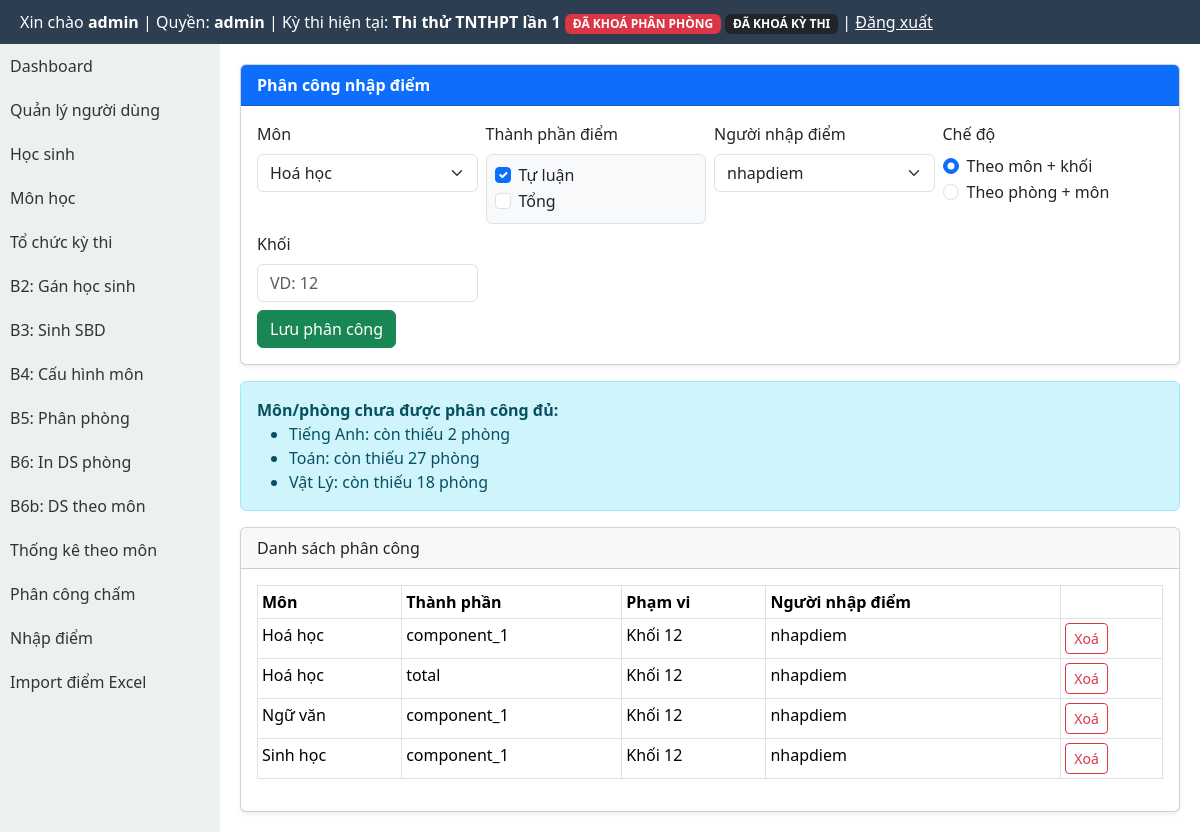
/modules/exams/scoring_assignment.php (signed in), run on the app's committed database.
### tables this page shows
CREATE TABLE exams (
  id INTEGER PRIMARY KEY AUTOINCREMENT,
  ten_ky_thi TEXT,
  nam INTEGER,
  ngay_thi TEXT
, distribution_locked INTEGER DEFAULT 0, rooms_locked INTEGER DEFAULT 0, exam_locked INTEGER DEFAULT 0, deleted_at TEXT, is_default INTEGER DEFAULT 0, exam_mode INTEGER DEFAULT 1);

CREATE TABLE score_assignments (
        id INTEGER PRIMARY KEY AUTOINCREMENT,
        exam_id INTEGER NOT NULL,
        subject_id INTEGER NOT NULL,
        khoi TEXT,
        room_id INTEGER,
        user_id INTEGER NOT NULL
    , component_name TEXT DEFAULT "total");

CREATE TABLE subjects (
  id INTEGER PRIMARY KEY AUTOINCREMENT,
  ma_mon TEXT UNIQUE,
  ten_mon TEXT,
  he_so REAL
);

CREATE TABLE users (
  id INTEGER PRIMARY KEY AUTOINCREMENT,
  username TEXT UNIQUE,
  password TEXT,
  role TEXT,
  active INTEGER DEFAULT 1
);

### layout/header.php (called while the page is built, shortened)
<?php
require_once BASE_PATH . '/templates/header.php';

### core/auth.php (called while the page is built, shortened)
<?php
function normalize_role(?string $role): string {
    $normalized = strtolower(trim((string) $role));
    return match ($normalized) {
        'score_entry', 'score-input', 'score_input', 'nhapdiem', 'nhap_diem' => 'scorer',
        'exam_manager', 'quanlythi', 'exam-manager' => 'organizer',
        default => $normalized,
    };
}
function current_user_role(): string {
    $sessionRole = $_SESSION['role'] ?? null;
    if (is_string($sessionRole) && trim($sessionRole) !== '') {
        return normalize_role($sessionRole);
    }
    $userRole = $_SESSION['user']['role'] ?? null;
    return normalize_role(is_string($userRole) ? $userRole : '');
}

### modules/exams/exam_context_helper.php (called while the page is built, shortened)
<?php
function ensureExamLockColumns(PDO $pdo): void
{
    $cols = array_column($pdo->query('PRAGMA table_info(exams)')->fetchAll(PDO::FETCH_ASSOC), 'name');
}
function getCurrentExam(): ?array
{
    global $pdo;
    $cols = array_column($pdo->query('PRAGMA table_info(exams)')->fetchAll(PDO::FETCH_ASSOC), 'name');
    $hasDeletedAt = in_array('deleted_at', $cols, true);
    $activeWhere = $hasDeletedAt ? '(deleted_at IS NULL OR trim(deleted_at) = "")' : '1=1';
    $defaultStmt = $pdo->query('SELECT * FROM exams WHERE ' . $activeWhere . ' AND is_default = 1 ORDER BY id DESC LIMIT 1');
    $defaultExam = $defaultStmt ? $defaultStmt->fetch(PDO::FETCH_ASSOC) : false;
    if (is_array($defaultExam)) {
        return $defaultExam;
    }
}
function getCurrentExamId(): int
{
    $exam = getCurrentExam();
    return (int) ($exam['id'] ?? 0);
}
function getCurrentExamInfo(): ?array
{
    $exam = getCurrentExam();
    global $pdo;
    ensureExamLockColumns($pdo);
    return [
        'id' => (int) ($exam['id'] ?? 0),
        'ten_ky_thi' => (string) ($exam['ten_ky_thi'] ?? ''),
        'distribution_locked' => (int) ($exam['distribution_locked'] ?? 0),
        'rooms_locked' => (int) ($exam['rooms_locked'] ?? 0),
        'exam_locked' => (int) ($exam['exam_locked'] ?? 0),
    ];
}

### modules/exams/_common.php (called while the page is built, shortened)
<?php
require_once BASE_PATH . '/core/auth.php';
require_once BASE_PATH . '/core/db.php';
require_once BASE_PATH . '/modules/exams/exam_context_helper.php';
function exams_resolve_current_exam_from_request(): int
{
    return getCurrentExamId();
}
function exams_require_current_exam_or_redirect(string $redirect = '/modules/exams/index.php'): int
{
    $examId = exams_resolve_current_exam_from_request();
    if ($examId > 0) {
        return $examId;
    }
    exit;
}
function exams_get_lock_state(PDO $pdo, int $examId): array
{
    $stmt = $pdo->prepare('SELECT distribution_locked, rooms_locked, exam_locked FROM exams WHERE id = :id LIMIT 1');
    $stmt->execute([':id' => $examId]);
    $row = $stmt->fetch(PDO::FETCH_ASSOC) ?: [];
    return [
        'distribution_locked' => (int) ($row['distribution_locked'] ?? 0),
        'rooms_locked' => (int) ($row['rooms_locked'] ?? 0),
        'exam_locked' => (int) ($row['exam_locked'] ?? 0),
    ];
}

### modules/exams/scoring_assignment.php (the view, shortened to what this page needs)
<?php
require_once BASE_PATH . '/modules/exams/_common.php';
$examId = exams_require_current_exam_or_redirect('/modules/exams/index.php');
$lockState = exams_get_lock_state($pdo, $examId);
$isExamLocked = ((int) ($lockState['exam_locked'] ?? 0)) === 1;
$subjectCfgStmt = $pdo->prepare('SELECT c.subject_id, MAX(c.component_count) AS component_count, s.ten_mon
    FROM exam_subject_config c
    INNER JOIN subjects s ON s.id = c.subject_id
    WHERE c.exam_id = :exam_id
    GROUP BY c.subject_id, s.ten_mon
    ORDER BY s.ten_mon');
$subjectCfgStmt->execute([':exam_id' => $examId]);
$subjectCfgs = $subjectCfgStmt->fetchAll(PDO::FETCH_ASSOC);
$subjects = array_map(static fn(array $r): array => ['id' => (int)$r['subject_id'], 'ten_mon' => (string)$r['ten_mon']], $subjectCfgs);
$allUsersStmt = $pdo->query("SELECT id, username, role FROM users WHERE active = 1 ORDER BY username");
$allUsers = $allUsersStmt ? $allUsersStmt->fetchAll(PDO::FETCH_ASSOC) : [];
$scoreUsers = array_values(array_filter($allUsers, static function (array $user): bool {
    return normalize_role((string) ($user['role'] ?? '')) === 'scorer';
}));
$assignStmt = $pdo->prepare('SELECT sa.*, u.username, sub.ten_mon, r.ten_phong
    FROM score_assignments sa
    INNER JOIN users u ON u.id = sa.user_id
    INNER JOIN subjects sub ON sub.id = sa.subject_id
    LEFT JOIN rooms r ON r.id = sa.room_id
    WHERE sa.exam_id = :exam_id
    ORDER BY sub.ten_mon, sa.component_name, sa.khoi, r.ten_phong');
$assignStmt->execute([':exam_id' => $examId]);
$assignments = $assignStmt->fetchAll(PDO::FETCH_ASSOC);
$unassignedBySubject = [];
foreach ($subjects as $sub) {
    $sid = (int) $sub['id'];
    $roomListStmt = $pdo->prepare('SELECT id, khoi FROM rooms WHERE exam_id = :exam_id AND subject_id = :sid');
    $roomListStmt->execute([':exam_id' => $examId, ':sid' => $sid]);
    $roomsBySubject = $roomListStmt->fetchAll(PDO::FETCH_ASSOC);
    $coveredRoomIds = [];
    $assignedKhoiStmt = $pdo->prepare('SELECT DISTINCT khoi FROM score_assignments WHERE exam_id = :exam_id AND subject_id = :sid AND room_id IS NULL AND khoi IS NOT NULL AND trim(khoi) <> ""');
    $assignedKhoiStmt->execute([':exam_id' => $examId, ':sid' => $sid]);
    $coveredKhoi = array_map('strval', $assignedKhoiStmt->fetchAll(PDO::FETCH_COLUMN));
    if (!empty($coveredKhoi)) {
        $khoiSet = array_fill_keys($coveredKhoi, true);
        foreach ($roomsBySubject as $r) {
            $rid = (int) ($r['id'] ?? 0);
            $rkhoi = (string) ($r['khoi'] ?? '');
            if ($rid > 0 && isset($khoiSet[$rkhoi])) {
                $coveredRoomIds[$rid] = true;
            }
        }
    }
    $totalRooms = count($roomsBySubject);
    $assignedRooms = count($coveredRoomIds);
    if ($totalRooms > $assignedRooms) {
        $unassignedBySubject[] = [
            'ten_mon' => $sub['ten_mon'],
            'missing_rooms' => $totalRooms - $assignedRooms,
        ];
    }
}
require_once BASE_PATH . '/layout/header.php';
?>
<link href="https://cdn.jsdelivr.net/npm/bootstrap@5.3.3/dist/css/bootstrap.min.css" rel="stylesheet">
<div style="display:flex;min-height:calc(100vh - 44px);">
<?php require_once BASE_PATH . '/layout/sidebar.php'; ?>
<div style="flex:1;padding:20px;min-width:0;">
<div class="card shadow-sm mb-3"><div class="card-header bg-primary text-white"><strong>Phân công nhập điểm</strong></div><div class="card-body">
<form method="post" class="row g-2" id="assignForm">
<div class="col-md-3"><label class="form-label">Môn</label><select name="subject_id" id="subjectSelect" class="form-select" required><?php foreach($subjects as $sub): ?><option value="<?= (int)$sub['id'] ?>"><?= htmlspecialchars((string)$sub['ten_mon'], ENT_QUOTES, 'UTF-8') ?></option><?php endforeach; ?></select></div>
<div class="col-md-3"><label class="form-label">Thành phần điểm</label><div id="componentBoxes" class="border rounded p-2 bg-light"></div></div>
<div class="col-md-3"><label class="form-label">Người nhập điểm</label><select name="user_id" class="form-select" required><?php foreach($scoreUsers as $u): ?><option value="<?= (int)$u['id'] ?>"><?= htmlspecialchars((string)$u['username'], ENT_QUOTES, 'UTF-8') ?></option><?php endforeach; ?></select></div>
<div class="col-md-3"><label class="form-label">Chế độ</label><div>
<div class="form-check"><input checked class="form-check-input" type="radio" name="assign_mode" value="subject_grade" id="m1"><label class="form-check-label" for="m1">Theo môn + khối</label></div>
<div class="form-check"><input class="form-check-input" type="radio" name="assign_mode" value="subject_room" id="m2"><label class="form-check-label" for="m2">Theo phòng + môn</label></div>
</div></div>
<div class="col-md-3" id="scopeKhoi"><label class="form-label">Khối</label><input name="khoi" id="khoiInput" class="form-control" placeholder="VD: 12"></div>
<div class="col-12"><button class="btn btn-success" type="submit" <?= !$isExamLocked ? 'disabled' : '' ?>>Lưu phân công</button></div>
</form></div></div>
<?php if (!empty($unassignedBySubject)): ?><div class="alert alert-info"><strong>Môn/phòng chưa được phân công đủ:</strong><ul class="mb-0"><?php foreach($unassignedBySubject as $u): ?><li><?= htmlspecialchars((string)$u['ten_mon'], ENT_QUOTES, 'UTF-8') ?>: còn thiếu <?= (int)$u['missing_rooms'] ?> phòng</li><?php endforeach; ?></ul></div><?php endif; ?><div class="card shadow-sm"><div class="card-header">Danh sách phân công</div><div class="card-body"><table class="table table-sm table-bordered"><thead><tr><th>Môn</th><th>Thành phần</th><th>Phạm vi</th><th>Người nhập điểm</th><th></th></tr></thead><tbody><?php foreach($assignments as $a): ?><tr><td><?= htmlspecialchars((string)$a['ten_mon'], ENT_QUOTES, 'UTF-8') ?></td><td><?= htmlspecialchars((string)($a['component_name'] ?? 'total'), ENT_QUOTES, 'UTF-8') ?></td><td><?= $a['room_id'] ? ('Phòng '.htmlspecialchars((string)$a['ten_phong'], ENT_QUOTES, 'UTF-8')) : ('Khối '.htmlspecialchars((string)$a['khoi'], ENT_QUOTES, 'UTF-8')) ?></td><td><?= htmlspecialchars((string)$a['username'], ENT_QUOTES, 'UTF-8') ?></td><td><form method="post"><input type="hidden" name="csrf_token" value="<?= htmlspecialchars($csrf, ENT_QUOTES, 'UTF-8') ?>"><input type="hidden" name="action" value="delete"><input type="hidden" name="id" value="<?= (int)$a['id'] ?>"><button class="btn btn-sm btn-outline-danger">Xoá</button></form></td></tr><?php endforeach; ?></tbody></table></div></div>
</div></div>
<?php require_once BASE_PATH . '/layout/footer.php'; ?>

### templates/header.php (shortened to what this page needs)
<?php
require_once BASE_PATH . '/core/auth.php';
$currentExamInfo = null;
$role = function_exists('current_user_role') ? current_user_role() : strtolower(trim((string) ($_SESSION['role'] ?? $_SESSION['user']['role'] ?? '')));
if (in_array($role, ['admin', 'organizer'], true)) {
    require_once BASE_PATH . '/core/db.php';
    require_once BASE_PATH . '/modules/exams/exam_context_helper.php';
    $currentExamInfo = getCurrentExamInfo();
}
$role = $role ?? (function_exists('current_user_role') ? current_user_role() : '');
$currentExamInfo = $currentExamInfo ?? null;
?>
<!DOCTYPE html>
<html lang="vi">
<head>
</head>
<body>
<div class="header">
    Xin chào <b><?= $_SESSION['user']['username'] ?></b>
    | Quyền: <b><?= htmlspecialchars((string) $role, ENT_QUOTES, 'UTF-8') ?></b>
    <?php if ($currentExamInfo !== null): ?>
        | Kỳ thi hiện tại: <b><?= htmlspecialchars((string) $currentExamInfo['ten_ky_thi'], ENT_QUOTES, 'UTF-8') ?></b>
        <?php if (($currentExamInfo['distribution_locked'] ?? 0) === 1 || ($currentExamInfo['rooms_locked'] ?? 0) === 1): ?>
            <span class="badge bg-danger">ĐÃ KHOÁ PHÂN PHÒNG</span>
        <?php endif; ?>
        <?php if (($currentExamInfo['exam_locked'] ?? 0) === 1): ?>
            <span class="badge bg-dark">ĐÃ KHOÁ KỲ THI</span>
        <?php endif; ?>
    <?php endif; ?>
    | <a href="<?= BASE_URL ?>/logout.php" style="color:#fff">Đăng xuất</a>
</div>

### templates/header.php (style rules this page uses)
* { box-sizing: border-box; }
body { margin:0; font-family: Arial; }
.header { background:#2c3e50; color:#fff; padding:10px 20px; }

### data on the page
exams: ten_ky_thi "Thi thử TNTHPT lần 1"
score_assignments: subject.ten_mon "Hoá học", component_name "component_1", khoi "12", user.username "nhapdiem"
score_assignments: subject.ten_mon "Hoá học", component_name "total", khoi "12", user.username "nhapdiem"
score_assignments: subject.ten_mon "Ngữ văn", component_name "component_1", khoi "12", user.username "nhapdiem"
score_assignments: subject.ten_mon "Sinh học", component_name "component_1", khoi "12", user.username "nhapdiem"

### other printed values
$_SESSION['user']['username'] "admin"
$role "admin"
$u['ten_mon'] "Tiếng Anh"
$u['missing_rooms'] "2"
$u['ten_mon'] "Toán"
$u['missing_rooms'] "27"
$u['ten_mon'] "Vật Lý"
$u['missing_rooms'] "18"
form field subject_id "Hoá học"
form field user_id "nhapdiem"
